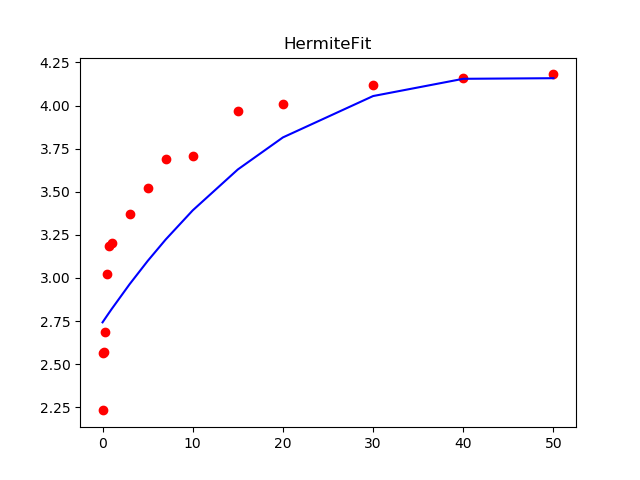

Write the Python code that produced this figure.
#!/usr/bin/python

import numpy as np
import pylab

# 基于numpy.polynomial.hermite.hermfit封装的拟合函数。
def hermiteFit(x, y, deg):
    return np.polynomial.hermite.hermfit(np.array(x), np.array(y), deg)

# 读取.csv文件中的数据。
data = np.genfromtxt('./Project/FitYieldCurve/TestData.csv', delimiter=',',skip_header=False)
# print(data)
x = []
y = []

for d in data:
    x.append(d[0])
    y.append(d[1])

# 注意返回的拟合函数各项系数是从低阶到高阶排序的。
res = hermiteFit(x, y, 3)
print('拟合三次Hermite函数的各项系数（从低到高）：', res)

def getRes(params, x):
    return res[3]*x**3 + res[2]*x**2 + res[1]*x + res[0]

# 打印拟合结果。
for d in x:
    print(getRes(res, d))

# 计算RMSE。
sum = 0
for i,v in enumerate(x):
    sum = sum + (getRes(res, v) - y[i])**2
mean = sum / len(x)
error = np.sqrt(mean)
print('RMSE:', str(mean))

# 展示图表。
estimateRes = []
for d in x:
    estimateRes.append(getRes(res, d))
pylab.plot(np.array(x), np.array(y), 'ro')
pylab.plot(np.array(x), np.array(estimateRes), 'b')
pylab.title('HermiteFit')
pylab.show()
